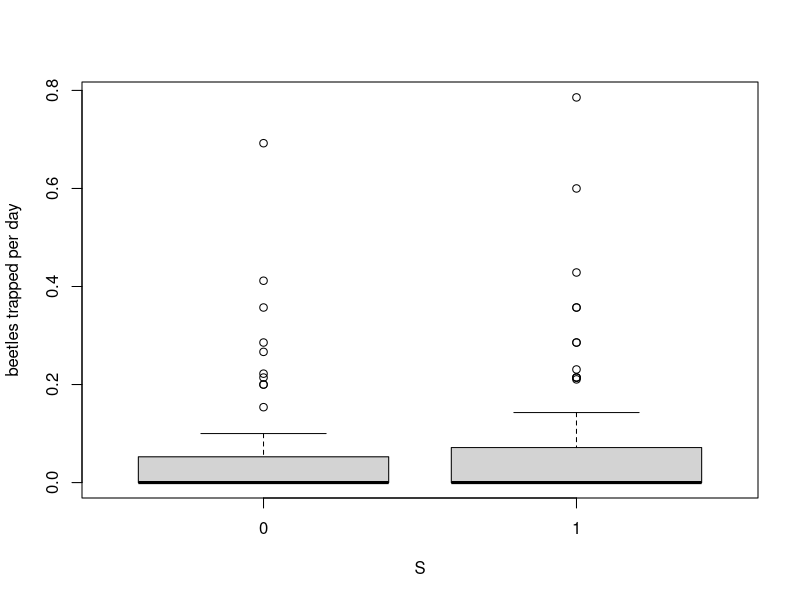

Here is the R script that generated this plot:
require(sqldf)
data = read.csv("cleandata.csv", header=TRUE)
x = sqldf("
          SELECT
          trapType,
          CHARINDEX('S',trapType, 0)>0 AS S,
          1.0*(maleCRB + femaleCRB)/days AS trapRate
          FROM data
          WHERE 
          trapType LIKE '%L' 
          ")
t.test(trapRate~S, x)
boxplot(trapRate~S, x, ylab = 'beetles trapped per day')
